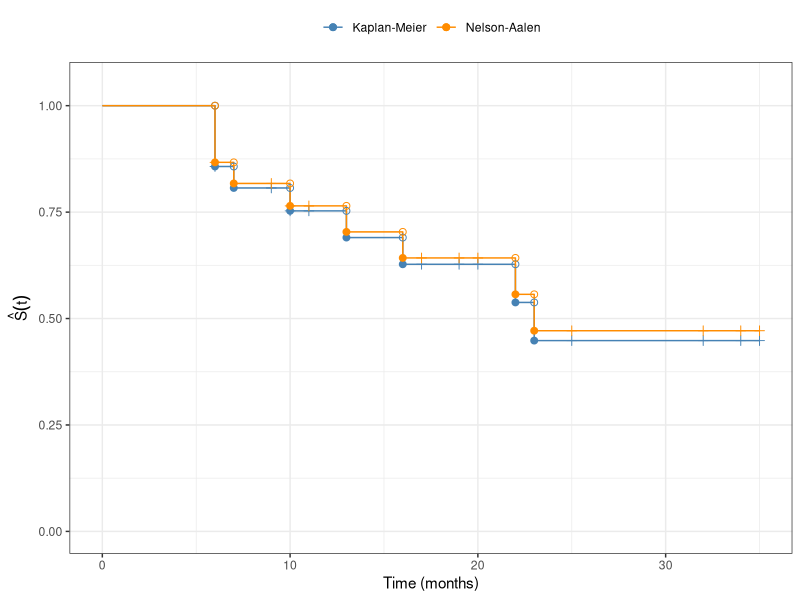
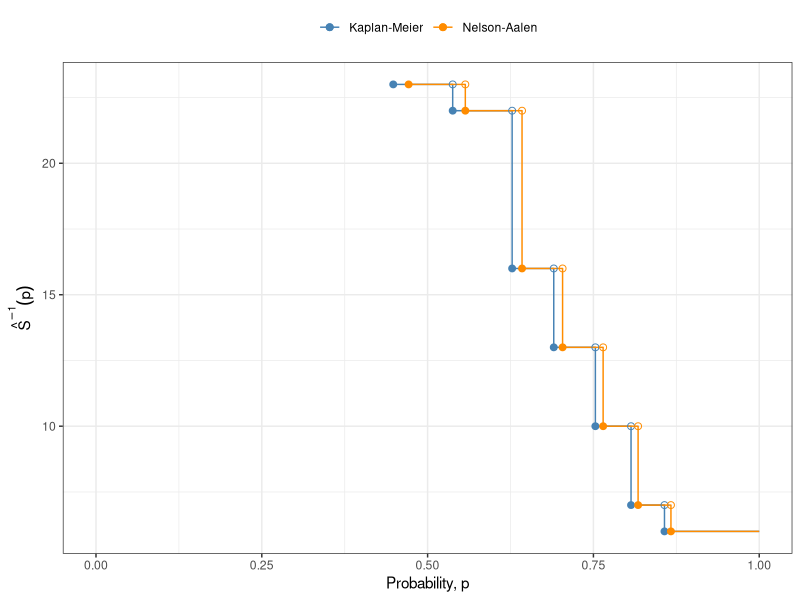

The R source for these figures, in order:
## ---- chunk 1
#| code-fold: true
library(KMsurv)
library(dplyr)
library(survival)
data(drug6mp)

km_fit <- drug6mp |>
  mutate(surv = Surv(t2, relapse)) |>
  survfit(formula = surv ~ 1, data = _)

na_fit <- drug6mp |>
  mutate(surv = Surv(t2, relapse)) |>
  survfit(formula = surv ~ 1, type = "fleming-harrington", data = _)

tbl <- tibble(
  time = km_fit$time,
  n.risk = km_fit$n.risk,
  n.event = km_fit$n.event,
  surv_km = km_fit$surv,
  surv_na = na_fit$surv
) |>
  filter(n.event > 0)

library(knitr)
kable(
  tbl,
  digits = 3,
  col.names = c(
    "Time (months)",
    "At risk $r_i$",
    "Events $d_i$",
    "$\\eskmf{t}$",
    "$\\esnaaf{t}$"
  )
)
## ---- chunk 2
#| code-fold: true
library(ggplot2)

surv_steps <- rbind(
  data.frame(
    time = c(0, km_fit$time), surv = c(1, km_fit$surv),
    estimator = "Kaplan-Meier"
  ),
  data.frame(
    time = c(0, na_fit$time), surv = c(1, na_fit$surv),
    estimator = "Nelson-Aalen"
  )
)

cens_marks <- rbind(
  data.frame(
    time = km_fit$time[km_fit$n.censor > 0],
    surv = km_fit$surv[km_fit$n.censor > 0],
    estimator = "Kaplan-Meier"
  ),
  data.frame(
    time = na_fit$time[na_fit$n.censor > 0],
    surv = na_fit$surv[na_fit$n.censor > 0],
    estimator = "Nelson-Aalen"
  )
)

ev_idx_km <- km_fit$n.event > 0
s_after_km <- km_fit$surv[ev_idx_km]
s_before_km <- c(1, head(s_after_km, -1))
ev_idx_na <- na_fit$n.event > 0
s_after_na <- na_fit$surv[ev_idx_na]
s_before_na <- c(1, head(s_after_na, -1))

open_surv <- rbind(
  data.frame(time = km_fit$time[ev_idx_km], surv = s_before_km, estimator = "Kaplan-Meier"),
  data.frame(time = na_fit$time[ev_idx_na], surv = s_before_na, estimator = "Nelson-Aalen")
)
closed_surv <- rbind(
  data.frame(time = km_fit$time[ev_idx_km], surv = s_after_km, estimator = "Kaplan-Meier"),
  data.frame(time = na_fit$time[ev_idx_na], surv = s_after_na, estimator = "Nelson-Aalen")
)

ggplot(surv_steps, aes(x = time, y = surv, color = estimator)) +
  geom_step() +
  geom_point(data = cens_marks, shape = 3, size = 2, show.legend = FALSE) +
  geom_point(data = open_surv, shape = 1, size = 2) +
  geom_point(data = closed_surv, shape = 19, size = 2) +
  scale_color_manual(
    values = c("Kaplan-Meier" = "steelblue", "Nelson-Aalen" = "darkorange")
  ) +
  coord_cartesian(ylim = c(0, 1.05)) +
  labs(x = "Time (months)", y = expression(hat(S)(t)), color = NULL) +
  theme_bw() +
  theme(legend.position = "top")
## ---- chunk 3
#| code-fold: true

ev_km <- km_fit$n.event > 0
t_ev_km <- km_fit$time[ev_km]
s_ev_km <- km_fit$surv[ev_km]

ev_na <- na_fit$n.event > 0
t_ev_na <- na_fit$time[ev_na]
s_ev_na <- na_fit$surv[ev_na]

isf_steps <- rbind(
  data.frame(
    p = c(1, s_ev_km), t = c(t_ev_km[1], t_ev_km),
    estimator = "Kaplan-Meier"
  ),
  data.frame(
    p = c(1, s_ev_na), t = c(t_ev_na[1], t_ev_na),
    estimator = "Nelson-Aalen"
  )
)
isf_steps <- isf_steps[order(isf_steps$estimator, isf_steps$p), ]

open_isf <- rbind(
  data.frame(p = head(s_ev_km, -1), t = tail(t_ev_km, -1), estimator = "Kaplan-Meier"),
  data.frame(p = head(s_ev_na, -1), t = tail(t_ev_na, -1), estimator = "Nelson-Aalen")
)
closed_isf <- rbind(
  data.frame(p = s_ev_km, t = t_ev_km, estimator = "Kaplan-Meier"),
  data.frame(p = s_ev_na, t = t_ev_na, estimator = "Nelson-Aalen")
)

ggplot(isf_steps, aes(x = p, y = t, color = estimator)) +
  geom_step() +
  geom_point(data = open_isf, shape = 1, size = 2) +
  geom_point(data = closed_isf, shape = 19, size = 2) +
  scale_color_manual(
    values = c("Kaplan-Meier" = "steelblue", "Nelson-Aalen" = "darkorange")
  ) +
  coord_cartesian(xlim = c(0, 1)) +
  labs(x = "Probability, p", y = expression(hat(S)^{-1}*(p)), color = NULL) +
  theme_bw() +
  theme(legend.position = "top")
## ---- chunk 4
#| code-fold: show
quantile(km_fit, probs = 0.5)
## ---- chunk 5
#| code-fold: show
quantile(na_fit, probs = 0.5)
